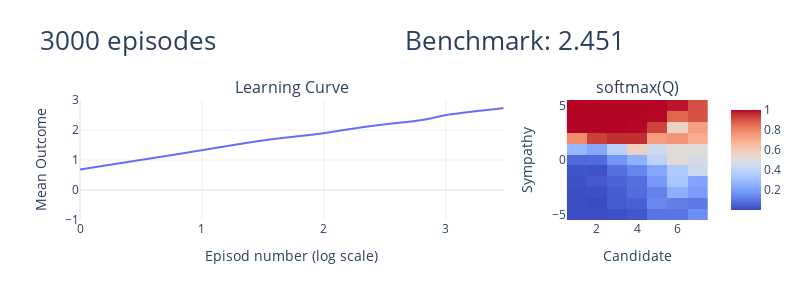

The cell this chart's notebook holds for it:
### Code cell
agent, outcomes = learn_Simbad_learn(3000, *init_environment_and_agent(n_candidates=7, sympathy_range=11, random_seed=42,
                               alpha=0.1, gamma=0.65))
plot_learning_curve(outcomes, points=False, logx=True, q=agent.Q, title="3000 episodes           ")

### Figure 1 — Plotly figure (JSON) as saved in the notebook; plotly's stock layout.template omitted (floating-point values rounded to 4 significant figures; data arrays with more than 128 entries replaced by an {"elided": "..."} marker saying what was removed)
{"data": [{"hovertemplate": "<b>LOWESS trendline</b><br><br>Episod number (log scale)=%{x}<br>Mean reward=%{y} <b>(trend)</b><extra></extra>", "legendgroup": "", "marker": {"color": "#636efa", "symbol": "circle"}, "mode": "lines", "name": "", "showlegend": false, "type": "scattergl", "x": {"elided": "3000 float values"}, "xaxis": "x", "y": {"elided": "3000 float values"}, "yaxis": "y"}, {"colorscale": {"elided": "255x2 mixed values"}, "type": "heatmap", "x": [1, 2, 3, 4, 5, 6, 7], "xaxis": "x2", "y": [-5, -4, -3, -2, -1, 0, 1, 2, 3, 4, 5], "yaxis": "y2", "z": [[0.003966, 0.006412, 0.01287, 0.02663, 0.09439, 0.09508, 0.1589], [0.007147, 0.002355, 0.03813, 0.04805, 0.1433, 0.1213, 0.109], [0.005745, 0.01198, 0.03888, 0.07518, 0.1301, 0.2469, 0.1941], [0.01332, 0.03377, 0.05716, 0.08388, 0.1892, 0.3324, 0.2203], [0.02423, 0.01636, 0.08691, 0.1387, 0.2259, 0.3513, 0.4413], [0.06751, 0.07311, 0.1792, 0.2522, 0.3937, 0.5238, 0.4687], [0.2829, 0.2311, 0.3751, 0.5775, 0.4511, 0.5077, 0.5139], [0.7875, 0.9333, 0.9589, 0.9599, 0.7437, 0.7612, 0.7], [0.9991, 0.9992, 0.9988, 0.9978, 0.9295, 0.5719, 0.7354], [1.0, 1.0, 0.9999, 0.9994, 0.9963, 0.864, 0.9009], [1.0, 1.0, 1.0, 1.0, 0.9994, 0.9866, 0.91]]}], "layout": {"annotations": [{"font": {"size": 16}, "showarrow": false, "text": "Learning Curve", "x": 0.3375, "xanchor": "center", "xref": "paper", "y": 1, "yanchor": "bottom", "yref": "paper"}, {"font": {"size": 16}, "showarrow": false, "text": "softmax(Q)", "x": 0.8875, "xanchor": "center", "xref": "paper", "y": 1, "yanchor": "bottom", "yref": "paper"}], "autosize": true, "height": 300, "title": {"font": {"size": 26}, "text": "3000 episodes                           Benchmark: 2.451"}, "width": 800, "xaxis": {"anchor": "y", "domain": [0, 0.675], "title": {"text": "Episod number (log scale)"}}, "xaxis2": {"anchor": "y2", "domain": [0.775, 1], "title": {"text": "Candidate"}}, "yaxis": {"anchor": "x", "domain": [0, 1], "range": [-1, 3], "title": {"text": "Mean Outcome"}}, "yaxis2": {"anchor": "x2", "domain": [0, 1], "title": {"text": "Sympathy"}}}}
